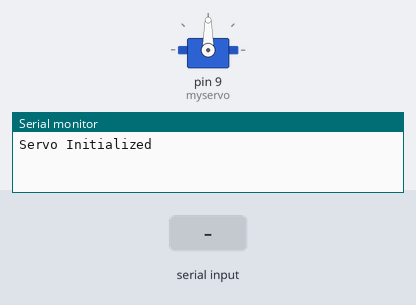
Recording of a sketch running on a simulated Arduino Uno, built with avr-gcc and run on an emulated ATmega328P. On the bench: servo, the last lines printed to the serial monitor. The test bench sets the inputs (shaded band).

Above: at 1.2 s.
1.3 s: "2" received over Serial
At 2.5 s:
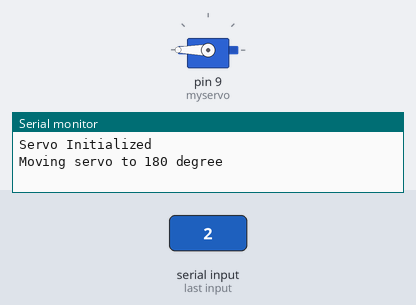
2.8 s: "0" received over Serial
At 3.8 s:
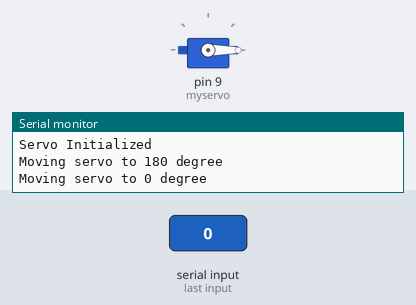
4.3 s: "1" received over Serial
At 5.0 s:
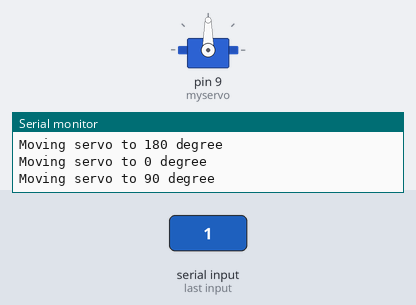
Timing chart, 0 to 7.3 s (numbered marks = the images above; inputs shaded):
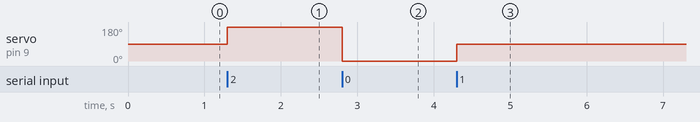

The sketch:

servo_motor.ino
```cpp
#include <Servo.h>

Servo myservo;
int pos = 0;

void setup() {
  myservo.attach(9);
  Serial.begin(9600);
  Serial.println("Servo Initialized");
}

void loop() {
  if (Serial.available() > 0) {
    char command = Serial.read();
    if (command == '1') {
      // Rotate the servo to position 90 degrees for Person1
      Serial.println("Moving servo to 90 degree");
      myservo.write(90);
      delay(1000);  // Wait for 1 second
    } else if (command == '2') {
      // Rotate the servo to position 180 degrees for Person2
      Serial.println("Moving servo to 180 degree");
      myservo.write(180);
      delay(1000);  // Wait for 1 second
    } else {
      // Rotate the servo to position 0 degrees for all other cases
      Serial.println("Moving servo to 0 degree");
      myservo.write(0);
      delay(1000);  // Wait for 1 second
    }
  }
}
```

Measured:
- after the input at 1.3 s, servo on pin 9 (myservo): 90° → 180° at once
- after the input at 2.8 s, servo on pin 9 (myservo): 180° → 0° at once
- after the input at 4.3 s, servo on pin 9 (myservo): 0° → 90° at once
